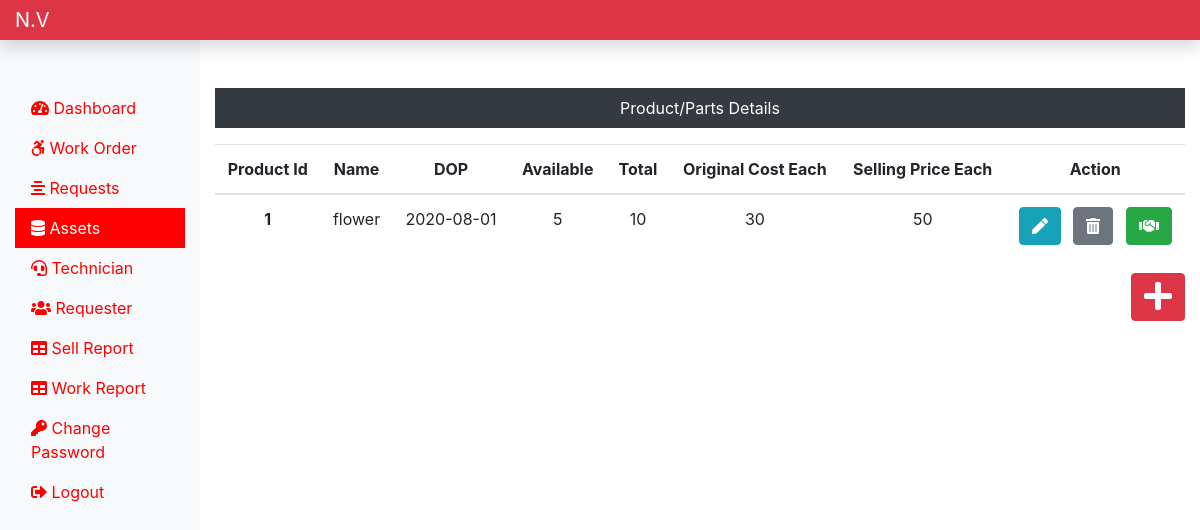
The app's page /admin/asset.php (signed in), older data.
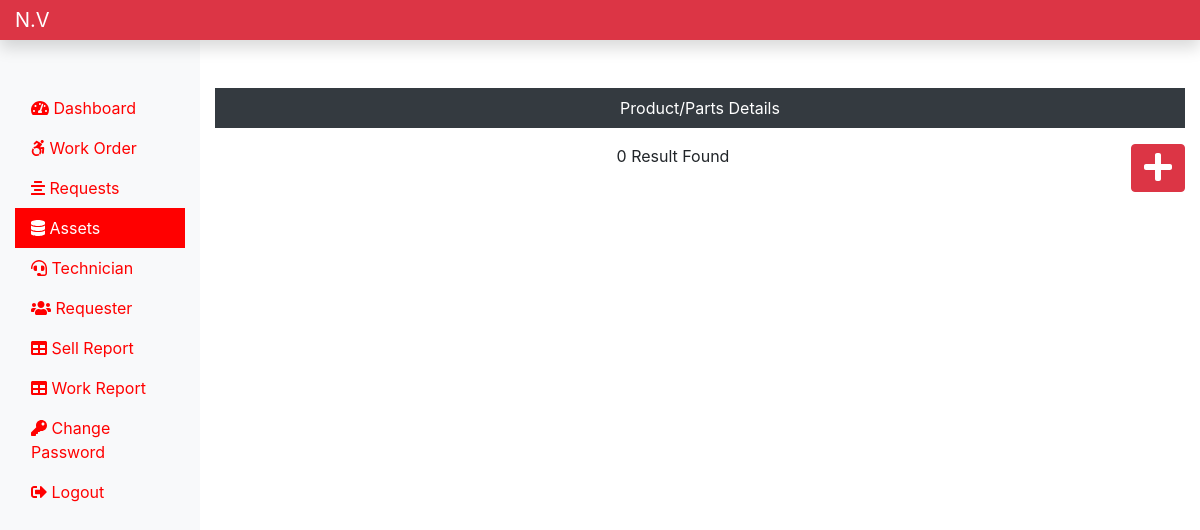
The same page, newer data.
### tables this page shows
CREATE TABLE `assets_tb` (
  `prod_Id` int(11) NOT NULL,
  `prod_name` varchar(60) NOT NULL,
  `prod_dop` date NOT NULL,
  `prod_avail` int(11) NOT NULL,
  `prod_total` int(11) NOT NULL,
  `prod_cost` int(11) NOT NULL,
  `prod_price` int(11) NOT NULL
);

### admin/asset.php (the view, shortened to what this page needs)
<?php
    include "includes/header.php";
    include "../dbconnection.php";
?>
<div class="col-sm-9 col-md-10 mt-5 text-center">
    <p class="bg-dark text-white py-2">Product/Parts Details</p>
    <?php
        $sql = "SELECT * FROM assets_tb";
        $result = $conn->query($sql);
        if($result->num_rows > 0) {
            echo'<table class="table">';
            echo    '<thead>';
            echo        '<tr>';
            echo            '<th scope="col">Product Id</th>';
            echo            '<th>Name</th>';
            echo            '<th>DOP</th>';
            echo            '<th>Available</th>';
            echo            '<th>Total</th>';
            echo            '<th>Original Cost Each</th>';
            echo            '<th>Selling Price Each</th>';
            echo            '<th>Action</th>';
            echo        '</tr>';
            echo    '</thead>';
            echo    '<tbody>';
                            While($row = $result->fetch_assoc()) {
                                echo        '<tr>';
                                echo            '<th scope="row">';
                                echo                $row["prod_Id"];
                                echo             '</th>';
                                echo            '<td>';
                                echo                $row["prod_name"];
                                echo             '</td>';
                                echo            '<td>';
                                echo                $row["prod_dop"];
                                echo             '</td>';
                                echo            '<td>';
                                echo                $row["prod_avail"];
                                echo             '</td>';
                                echo            '<td>';
                                echo                $row["prod_total"];
                                echo             '</td>';
                                echo            '<td>';
                                echo                $row["prod_cost"];
                                echo             '</td>';
                                echo            '<td>';
                                echo                $row["prod_price"];
                                echo             '</td>';
                                echo            '<td>';
                                echo                '<form action="editproduct.php" method="post" class="d-inline">';
                                echo                    '<input type="hidden" name="id" value= '.$row["prod_Id"].' />
                                                        <button class="btn btn-info mr-2" type="submit" name="edit"><i class="fas fa-pen"></i></button>';
                                echo                '</form>';
                                echo                '<form action="" method="post" class="d-inline">';
                                echo                    '<input type="hidden" name="id" value= '.$row["prod_Id"].' />
                                                        <button class="btn btn-secondary" type="submit" name="delete"><i class="fas fa-trash-alt"></i></button>';
                                echo                '</form>';
                                echo                '<form action="sellProduct.php" method="post" class="d-inline">';
                                echo                    '<input type="hidden" name="id" value= '.$row["prod_Id"].' />
                                                        <button class="btn btn-success ml-2" type="submit" name="issue"><i class="fas fa-handshake"></i></button>';
                                echo                '</form>';
                                echo             '</td>';
                                echo        '</tr>';
                            }
            echo    '</tbody>';
            echo'</table>';
        }
        else {
            echo "0 Result Found";
        }
    ?>
<div class="float-right">
        <a href="addNewProduct.php" name="newEmp" class="btn btn-danger"><i class="fas fa-plus fa-2x"></i></a>
    </div>
</div>
</div>
    </div>
</body>
</html>

Row changes from the older to the newer data that the page shows:
removed assets_tb: prod_Id "1", prod_name "flower", prod_dop "2020-08-01", prod_avail "5", prod_total "10", prod_cost "30", prod_price "50"
Text that changed along with them:
text no longer shown: "Product Id Name DOP Available Total Original Cost Each Selling Price Each Action"
text now shown: "0 Result Found"
